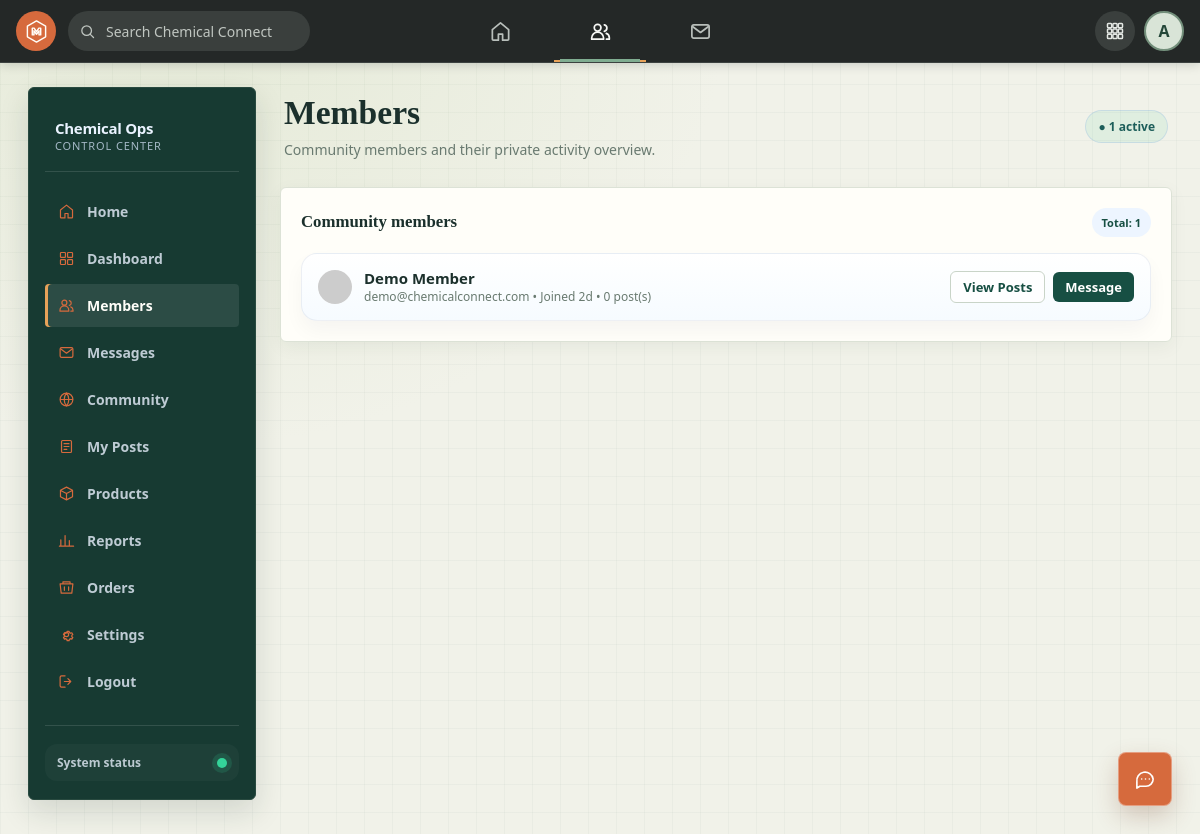
The page /admin/users.php (signed in) on the database its author committed.
### tables this page shows
CREATE TABLE users (
  id          INT AUTO_INCREMENT PRIMARY KEY,
  name        VARCHAR(100)  NOT NULL,
  email       VARCHAR(150)  NOT NULL UNIQUE,
  password    VARCHAR(255)  NOT NULL,
  role        ENUM('admin','user') NOT NULL DEFAULT 'user',
  avatar      VARCHAR(255)  DEFAULT NULL,
  status      ENUM('active','blocked') NOT NULL DEFAULT 'active',
  created_at  TIMESTAMP     NOT NULL DEFAULT CURRENT_TIMESTAMP
);

### includes/functions.php (called while the page is built, shortened)
<?php
function e($str): string
{
    return htmlspecialchars((string)$str, ENT_QUOTES, 'UTF-8');
}
function timeAgo(string $datetime): string
{
    $timestamp = strtotime($datetime);
    $diff = time() - $timestamp;
    if ($diff < 604800) return floor($diff / 86400) . 'd';
    return date('M j, Y', $timestamp);
}
    ?>

### admin/users.php (the view, shortened to what this page needs)
<?php
require_once __DIR__ . '/../includes/init.php';
$stmt = $pdo->query("
    SELECT u.*,
           (SELECT COUNT(*) FROM user_posts up WHERE up.user_id = u.id)
           + (SELECT COUNT(*) FROM admin_posts ap WHERE ap.admin_id = u.id) AS post_count
    FROM users u
    WHERE u.role = 'user'
    ORDER BY u.created_at DESC
");
$members = $stmt->fetchAll();
require __DIR__ . '/../includes/header.php';
require __DIR__ . '/../includes/navbar.php';
?>
<div class="admin-shell">
  <aside class="admin-sidebar">
    <div class="admin-brand">
      <div>
        <strong>Chemical Ops</strong>
        <span>Control center</span>
      </div>
    </div>
    <nav class="admin-nav">
      <a class="admin-nav-item" href="dashboard.php"><span class="icon" aria-hidden="true"><svg viewBox="0 0 24 24"><path d="m3.5 10 8.5-7 8.5 7v10a1 1 0 0 1-1 1h-5.3v-6.2h-4.4V21H4.5a1 1 0 0 1-1-1z"/></svg></span> Home</a>
      <a class="admin-nav-item" href="dashboard.php"><span class="icon" aria-hidden="true"><svg viewBox="0 0 24 24"><rect x="3.5" y="3.5" width="7" height="7" rx="1"/><rect x="13.5" y="3.5" width="7" height="7" rx="1"/><rect x="3.5" y="13.5" width="7" height="7" rx="1"/><rect x="13.5" y="13.5" width="7" height="7" rx="1"/></svg></span> Dashboard</a>
      <a class="admin-nav-item active" href="users.php"><span class="icon" aria-hidden="true"><svg viewBox="0 0 24 24"><circle cx="9" cy="8" r="3.5"/><path d="M2.8 20v-1.2a6.2 6.2 0 0 1 12.4 0V20zM16 5a3.5 3.5 0 0 1 0 6.8M18 14a4.8 4.8 0 0 1 3.2 4.6V20h-3"/></svg></span> Members</a>
      <a class="admin-nav-item" href="messages.php"><span class="icon" aria-hidden="true"><svg viewBox="0 0 24 24"><rect x="3" y="5" width="18" height="14" rx="2"/><path d="m4 7 8 6 8-6"/></svg></span> Messages</a>
      <a class="admin-nav-item" href="../index.php"><span class="icon" aria-hidden="true"><svg viewBox="0 0 24 24"><circle cx="12" cy="12" r="9"/><path d="M3.5 12h17M12 3a14 14 0 0 1 0 18M12 3a14 14 0 0 0 0 18"/></svg></span> Community</a>
      <a class="admin-nav-item" href="../my_posts.php"><span class="icon" aria-hidden="true"><svg viewBox="0 0 24 24"><rect x="5" y="3.5" width="14" height="17" rx="1.5"/><path d="M8.5 8h7M8.5 12h7M8.5 16h4"/></svg></span> My Posts</a>
      <a class="admin-nav-item" href="products.php"><span class="icon" aria-hidden="true"><svg viewBox="0 0 24 24"><path d="m12 3 8.5 4.5v9L12 21l-8.5-4.5v-9zM3.8 7.7 12 12l8.2-4.3M12 12v9"/></svg></span> Products</a>
      <a class="admin-nav-item" href="users.php"><span class="icon" aria-hidden="true"><svg viewBox="0 0 24 24"><path d="M4 20V11M10 20V5M16 20v-8M22 20H2"/></svg></span> Reports</a>
      <a class="admin-nav-item" href="users.php"><span class="icon" aria-hidden="true"><svg viewBox="0 0 24 24"><path d="M3 7h18l-1.5 13h-15zM7 7V4h10v3M9 11v5M15 11v5"/></svg></span> Orders</a>
      <a class="admin-nav-item" href="users.php"><span class="icon" aria-hidden="true"><svg viewBox="0 0 24 24"><circle cx="12" cy="12" r="3"/><path d="m19.4 15 .1.1 1.4 1.1-1.4 2.4-1.7-.7a8 8 0 0 1-1.8 1l-.3 1.8h-2.8l-.3-1.8a8 8 0 0 1-1.8-1l-1.7.7-1.4-2.4 1.4-1.1a7 7 0 0 1 0-2l-1.4-1.1 1.4-2.4 1.7.7a8 8 0 0 1 1.8-1l.3-1.8h2.8l.3 1.8a8 8 0 0 1 1.8 1l1.7-.7 1.4 2.4-1.4 1.1a7 7 0 0 1 0 2z"/></svg></span> Settings</a>
      <a class="admin-nav-item" href="../logout.php"><span class="icon" aria-hidden="true"><svg viewBox="0 0 24 24"><path d="M10 4H5a2 2 0 0 0-2 2v12a2 2 0 0 0 2 2h5M14 16l4-4-4-4M18 12H9"/></svg></span> Logout</a>
    </nav>
    <div class="admin-sidebar-footer">
      <div class="system-badge">
        <span>System status</span>
        <span class="indicator"></span>
      </div>
    </div>
  </aside>
  <main class="admin-main">
    <div class="dashboard-header">
      <div>
        <h1>Members</h1>
        <p>Community members and their private activity overview.</p>
      </div>
      <div class="header-badges">
        <span class="soft-pill success">● <?php echo count($members); ?> active</span>
      </div>
    </div>
    <section class="panel members-panel">
      <div class="panel-header">
        <h3>Community members</h3>
        <span class="panel-tag">Total: <?php echo count($members); ?></span>
      </div>
      <?php if (empty($members)): ?>
        <div class="empty-state"><div class="icon">👥</div>No members have signed up yet.</div>
      <?php else: ?>
        <div class="member-list">
          <?php foreach ($members as $m): ?>
            <div class="user-list-item">
              <img class="avatar" src="https://api.dicebear.com/7.x/initials/svg?seed=<?php echo urlencode($m['name']); ?>&backgroundColor=1d5aa8" alt="">
              <div class="info">
                <div class="uname"><?php echo e($m['name']); ?>
                </div>
                <div class="uemail"><?php echo e($m['email']); ?> &bull; Joined <?php echo timeAgo($m['created_at']); ?> &bull; <?php echo (int)$m['post_count']; ?> post(s)</div>
              </div>
              <div class="member-actions">
                <a class="btn btn-sm btn-outline" href="user_detail.php?id=<?php echo $m['id']; ?>">View Posts</a>
                <a class="btn btn-sm btn-primary" href="messages.php?with=<?php echo $m['id']; ?>">Message</a>
              </div>
            </div>
          <?php endforeach; ?>
        </div>
      <?php endif; ?>
    </section>
  </main>
</div>
<?php require __DIR__ . '/../includes/footer.php'; ?>

### rows shown on the page
users: name "Demo Member", email "demo@chemicalconnect.com", created_at "2d", post_count "0"

### other values the page prints
substr(currentUserName(), 0, 1) "A"
count($members) "1"
